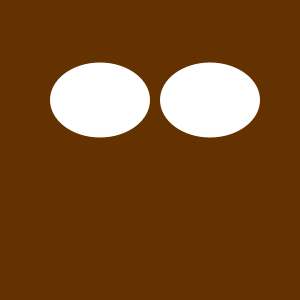
Frame 1 (no input)
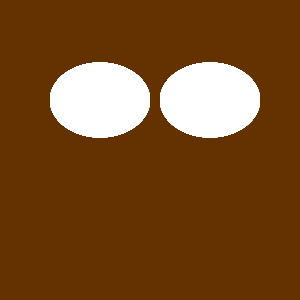
Frame 60 (the mouse pressed at the canvas centre just before this capture)
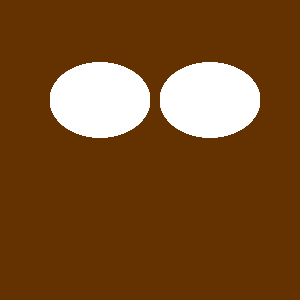
Frame 120 (the mouse held since frame 60 and released just before this capture)

The Processing sketch that drew these frames (run headless with seeded random() and noise(); from frame 60 on, the mouse is pressed at the canvas centre):

// Processing sketch: processing_136584
// ── processing_136584.pde


void setup() {
  size(300, 300) ;
  background(100, 50, 0) ;
}


void draw() {
  if (keyPressed) {
    if (key == 'b' || key == 'B') {
      fill(100, 50, 0);
    }
  } else {
    fill(255);
  }
  noStroke() ;
  ellipse(100, 100, 100, 75);
  ellipse(210, 100, 100, 75);
}
